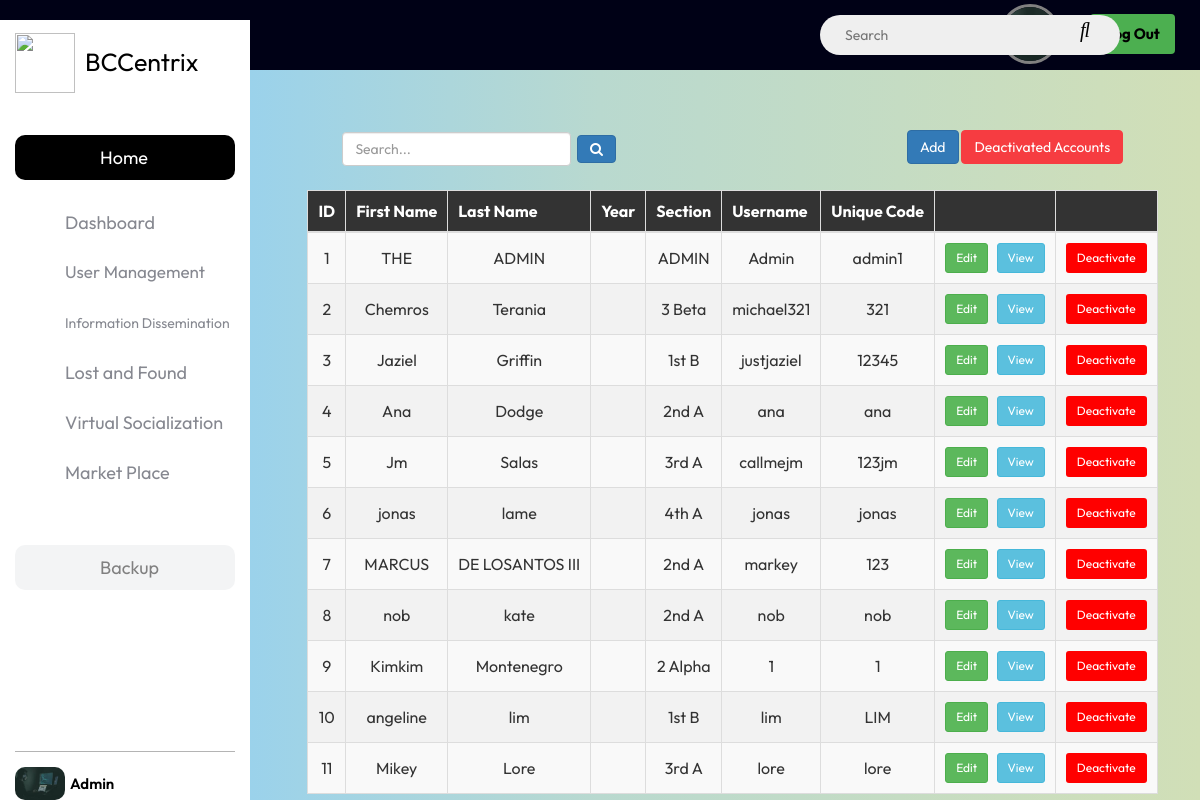
Page /get_all_user.php (signed in) on the earlier database version.
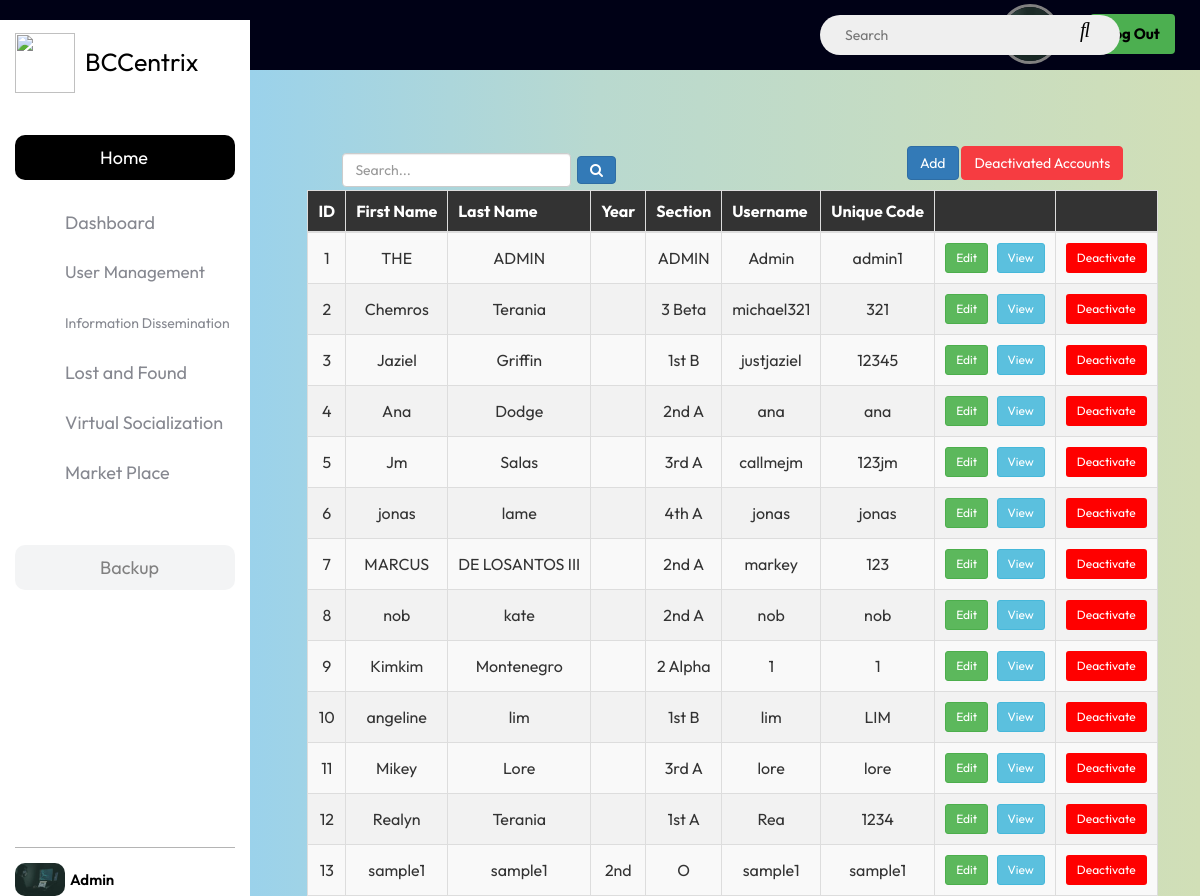
Same page on the later database version.
### tables this page shows
CREATE TABLE `user` (
  `user_id` int(11) NOT NULL AUTO_INCREMENT,
  `Id_Number` int(10) NOT NULL,
  `fname` varchar(200) NOT NULL,
  `lname` varchar(200) NOT NULL,
  `department` varchar(255) NOT NULL,
  `year` text NOT NULL,
  `yr_section` varchar(200) NOT NULL,
  `username` varchar(200) NOT NULL,
  `password` varchar(200) NOT NULL,
  `unique_code` varchar(200) NOT NULL,
  `is_admin` tinyint(1) NOT NULL DEFAULT 0,
  `is_active` varchar(255) DEFAULT 'Active now',
  `date_created` timestamp NOT NULL DEFAULT current_timestamp(),
  `approval_status` enum('pending','accepted','rejected','deactivated') NOT NULL DEFAULT 'pending',
  `bio` varchar(255) NOT NULL,
  `dob` date NOT NULL,
  `location` varchar(255) NOT NULL,
  `contact_number` text NOT NULL,
  `gender` text NOT NULL,
  `image_path` varchar(255) NOT NULL DEFAULT 'includes/user icon for ui.png',
  `cover_photo` varchar(255) NOT NULL,
  `last_activity` timestamp NOT NULL DEFAULT current_timestamp(),
  PRIMARY KEY (`user_id`)
);

### get_all_user.php (the view, shortened to what this page needs)
<?php
include("dashboard.php");
$searchQuery = isset($_GET['query']) ? $_GET['query'] : '';
try {
    $queryGetAllAccountsUsers = "SELECT * FROM `user` WHERE `approval_status` = 'accepted'";
    $users = mysqli_query($conn, $queryGetAllAccountsUsers);
    ?>
<!DOCTYPE HTML>
<html>
<head>
    <link rel="stylesheet" href="https://maxcdn.bootstrapcdn.com/bootstrap/3.3.7/css/bootstrap.min.css" />
    <link rel="stylesheet" href="https://cdnjs.cloudflare.com/ajax/libs/font-awesome/4.7.0/css/font-awesome.min.css" />
    <body>
    <?php if(mysqli_num_rows($users) == 0) { ?>
        <p>No users found</p>
    <?php } else { ?>
    <div class="manage-container">
             <div class="add-button-container">
                 <button class="btn btn-primary " onclick="location.href='create.php'">Add</button>
                 <button class="btn btn-primary" onclick="location.href='deactivated_users.php'" style="background: #F63C41; border-color:#F63C41;" >Deactivated Accounts</button>
             </div>
              <form action="get_all_user.php" method="GET">
                    <div class="search-container">
                        <input type="text" class="form-control" placeholder="Search..." name="query" value="<?php echo htmlspecialchars($searchQuery); ?>">
                        <span class="button-search">
                            <button type="submit" class="btn btn-primary"><i class="fa fa-search"></i></button>
                        </span>
                    </div>
                </form>
            <table class="user-table table-bordered table-striped ">
                <thead>
                    <tr>
                        <th>ID</th>
                        <th>First Name</th>
                        <th>Last Name</th>
                        <th>Year</th>
                        <th>Section</th>
                        <th>Username</th>
                        <th>Unique Code</th>
                        <th></th>
                        <th></th>
                    </tr>
                </thead>
                <tbody>
                <?php
                $i = 0;
                while ($row = mysqli_fetch_assoc($users)) {
                    $i++;
                    ?>
                    <tr>
                        <td><?php echo $i; ?></td>
                        <td><?php echo $row['fname']; ?></td>
                        <td><?php echo $row['lname']; ?></td>
                        <td><?php echo $row['year']; ?></td>
                        <td><?php echo $row['yr_section']; ?></td>
                        <td><?php echo $row['username']; ?></td>
                        <td><?php echo $row['unique_code']; ?></td>
                        <td>
                            <a href="edit_user.php?user_id=<?php echo $row['user_id']; ?>" class='btn btn-success btn-sm edit-button' style="margin-right: 5px;">Edit</a>
                            <a href="view_user.php?user_id=<?php echo $row['user_id']; ?>" class="btn btn-info btn-sm view-button">View</a>
                        </td>
                        <td>
                        <a href="userdeactivation.php?user_id=<?php echo $row['user_id']; ?>"  onclick="changeColor(this)" style="background-color: red; color: white"class="btn btn-sm ">Deactivate</a>
                        </td>
                    </tr>
                <?php } ?>
                </tbody>
            </table>
        </div>
    <?php }
    } catch (\Throwable $th) {
        echo $th->getMessage();
    }
    ?>
</body>
</html>

### dashboard.php (shortened to what this page needs)
<html lang="en">
<head>
</head>
<body>
<div class="sidebarcontainer">
    <div class="barra-lateral">
        <div>
            <div class="nombre-pagina">
                <img class="logo" id="cloud" src="includes/newlogo.png"></img>
                <span style="margin-left:70px;">BCCentrix</span>
            </div>
        <div>
            <a href="adminannouncement.php" >
            <button class="boton" id="hoverable-logo" >
                <span>Home</span>
               </button>
               </a>
            </div>
        </div>
        <nav class="navegacion">
            <ul>
               <li>
                <a href="reports.php">
                    <div class="dropbtn" ><ion-icon name="albums-outline"></ion-icon>
                          <span >Dashboard</span>
                    </div>
                </a>
                </li>
                <li>
                <div class="dropdown">
                    <div class="dropbtn">
                        <span style="font-size:17px;">User Management</span>
                    </div>
                </div>
                </li>
                <li>
                <div class="dropdown">
                    <div class="dropbtn">
                        <span style="font-size:14px;">Information Dissemination</span>
                    </div>
                </div>
                </li>
                <li>
                <div class="dropdown">
                    <div class="dropbtn" href="#" style="z-index:2">
                        <span>Lost and Found</span></div>
                </div>
                </li>
                <li>
                <div class="dropdown">
                    <div class="dropbtn" href="#">
                        <span>Virtual Socialization</span></div>
                </div>
                </li>
                <li>
            <div class="dropdown">
                <div class="dropbtn" href="#">
                        <span>Market Place</span>
                </div>
            </div>
                </li>
                <button type="button" class="boton" style=" background-color: #f3f4f5; color: grey;" id="backup-button" data-toggle="modal" data-target="#backupModal">
                <span>Backup</span>
                </button>
             </ul>
        </nav>
     <a href="admin_profile.php" >
            <div class="usuario">
            <img class="profile-pic" src="<?php echo $_SESSION['profile_picture'] ?>" alt="">
                <div class="info-usuario">
                    <div class="nombre-email">
                        <span class="nombre">Admin</span>
                    </div>
                </div>
            </div>
        </a>
        </div>
   </div>
<div class="top-bar">
  <div class="search_box" style="">
<form action="admin_search_function.php" method="get" >
                <input class="searchtext" type="text" name="search"  id="searchInput" onkeyup="searchFunction()" placeholder="Search" autocomplete="off" required="">
                <button class="searchbtn" type="submit">
                  <i class="fas fa-search"></i>
                </button>
                </form>
</div>
  <div class="user-info">
    <div class="welcome-text">Welcome Admin!</div>
                <div class="profile-picture-picontainer">
                    </div>
             <button class="logout-button" id="logoutButton" name="logout">Log Out</button>
  </div>
</div>
</body>
</html>

### dashboard.php (style rules this page uses)
:root { --color-barra-lateral:rgb(255,255,255); --color-texto:rgb(0,0,0); --color-texto-menu:rgb(134,136,144); --color-menu-hover:rgb(238,238,238); --color-menu-hover-texto:rgb(0,0,0); --color-boton:rgb(0,0,0); --color-boton-texto:rgb(255,255,255); --color-linea:rgb(180,180,180); --color-switch-base :rgb(201,202,206); --color-switch-circulo:rgb(241,241,241); --color-scroll:rgb(192,192,192); --color-scroll-hover:rgb(134,134,134); }
* { margin: 0; padding: 0; box-sizing: border-box; font-family: 'Outfit', sans-serif; }
body { height: 100vh; width: 100%; background-color: #DADEDF; }
.barra-lateral { position: fixed; display: flex; flex-direction: column; justify-content: space-between; width: 250px; height: 100%; overflow: hidden; padding: 20px 15px; background-color: var(--color-barra-lateral); transition: width 0.5s ease,background-color 0.3s ease,left 0.5s ease; z-index: 50; }
.barra-lateral span { width: 100px; white-space: nowrap; font-size: 18px; text-align: left; opacity: 1; transition: opacity 0.5s ease,width 0.5s ease; }
.barra-lateral .nombre-pagina { width: 100%; height: 45px; color: var(--color-texto); margin-bottom: 40px; display: flex; align-items: center; }
.barra-lateral .nombre-pagina .logo { position: fixed; width:60px; height:60px; margin:0%; cursor: pointer; }
.barra-lateral .nombre-pagina span { margin-left: 5px; font-size: 25px; }
.barra-lateral .boton { width: 100%; height: 45px; margin-bottom: 20px; display: flex; align-items: center; justify-content: center; border: none; border-radius: 10px; background-color: var(--color-boton); color: var(--color-boton-texto); margin-top: 50px; }
.barra-lateral .navegacion { height: 100%; overflow-y: auto; overflow-x: hidden; }
.barra-lateral .navegacion li { list-style: none; display: flex; margin-bottom: 5px; }
.barra-lateral .navegacion .dropbtn { width: 145%; height: 45px; display: flex; align-items: center; text-decoration: none; border-radius: 10px; color: var(--color-texto-menu); cursor: pointer; }
.barra-lateral .usuario { width: 100%; display: flex; }
.barra-lateral .usuario img { width: 50px; min-width: 50px; border-radius: 10px; }
.barra-lateral .usuario .info-usuario { width: 100%; display: flex; align-items: center; justify-content: space-between; color: var(--color-texto); overflow: hidden; }
.barra-lateral .usuario .nombre-email { width: 100%; display: flex; flex-direction: column; margin-left: 5px; }
.barra-lateral .usuario .nombre { font-size: 15px; font-weight: 600; }
.search-container { margin-left: 0; margin-top: -40px; margin-bottom: 10px; }
.logo { margin-left: 28px; width: 100px; height: 100px; }
.dropdown { position: relative; display: inline-block; }
.sidebarcontainer { display: flex; }
.top-bar { display: flex; position: fixed; top: 0; width: 100%; height: 70px; background-color: #000116; color: #fff; display: flex; align-items: center; justify-content: space-between; padding: 0 20px; z-index: 1; }
.user-info { display: flex; align-items: center; padding: 5px; font-size: 16px; font-weight: BOLD; margin-left: 800px; margin-top: 13px; justify-content: space-between; margin-bottom: 15px; }
.user-info .welcome-text { margin-right: 10px; padding: 5px; }
.logout-button { background-color: #4CAF50; color: black; border: none; border-radius: 4px; cursor: pointer; width: 85px; height: 40px; font-size: 15px; font-weight: BOLD; }
.profile-picture-picontainer { margin-right: 30px; width: 60px; height: 60px; border-radius: 50%; border: 3px solid grey; overflow: hidden; }
.search_box { background: #efefef; width: 300px; border-radius: 20px; display: flex; align-items: center; padding: 0 15px; position: absolute; margin-top: 0px; margin-left: 800px; color: black; }
.search_box .searchtext { width: 100%; background-color: transparent; padding: 10px; outline: none; border: none; border-radius: 20px; }
.searchbtn { position: absolute; bottom: 10px; font-size: 20px; margin-left: 245px; display: flex; align-items: center; outline: none; border: none; }

Differences in the rows shown:
added user: fname "Realyn", lname "Terania", yr_section "1st A", username "Rea", unique_code "1234"
added user: fname "sample1", lname "sample1", year "2nd", yr_section "O", username "sample1", unique_code "sample1"
